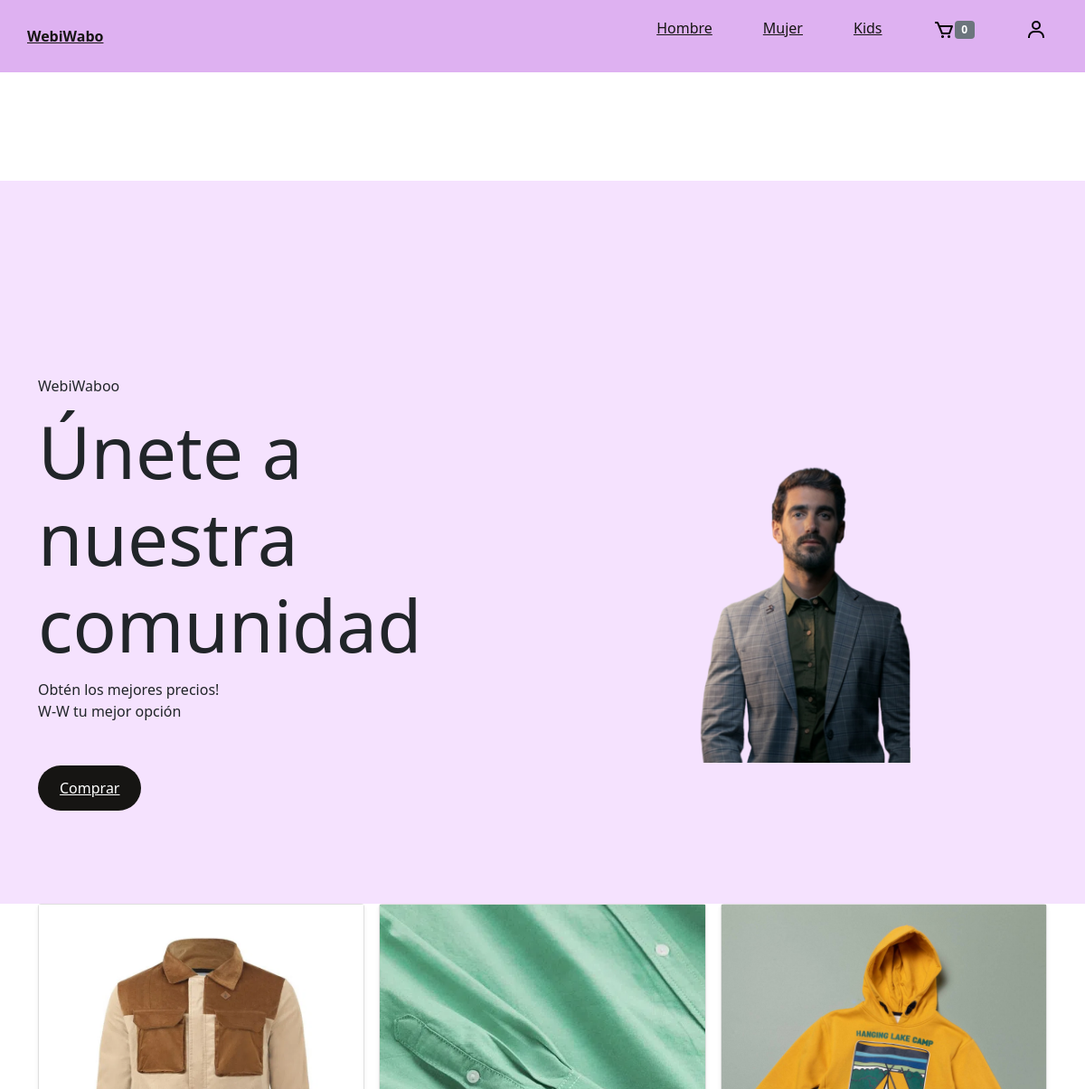
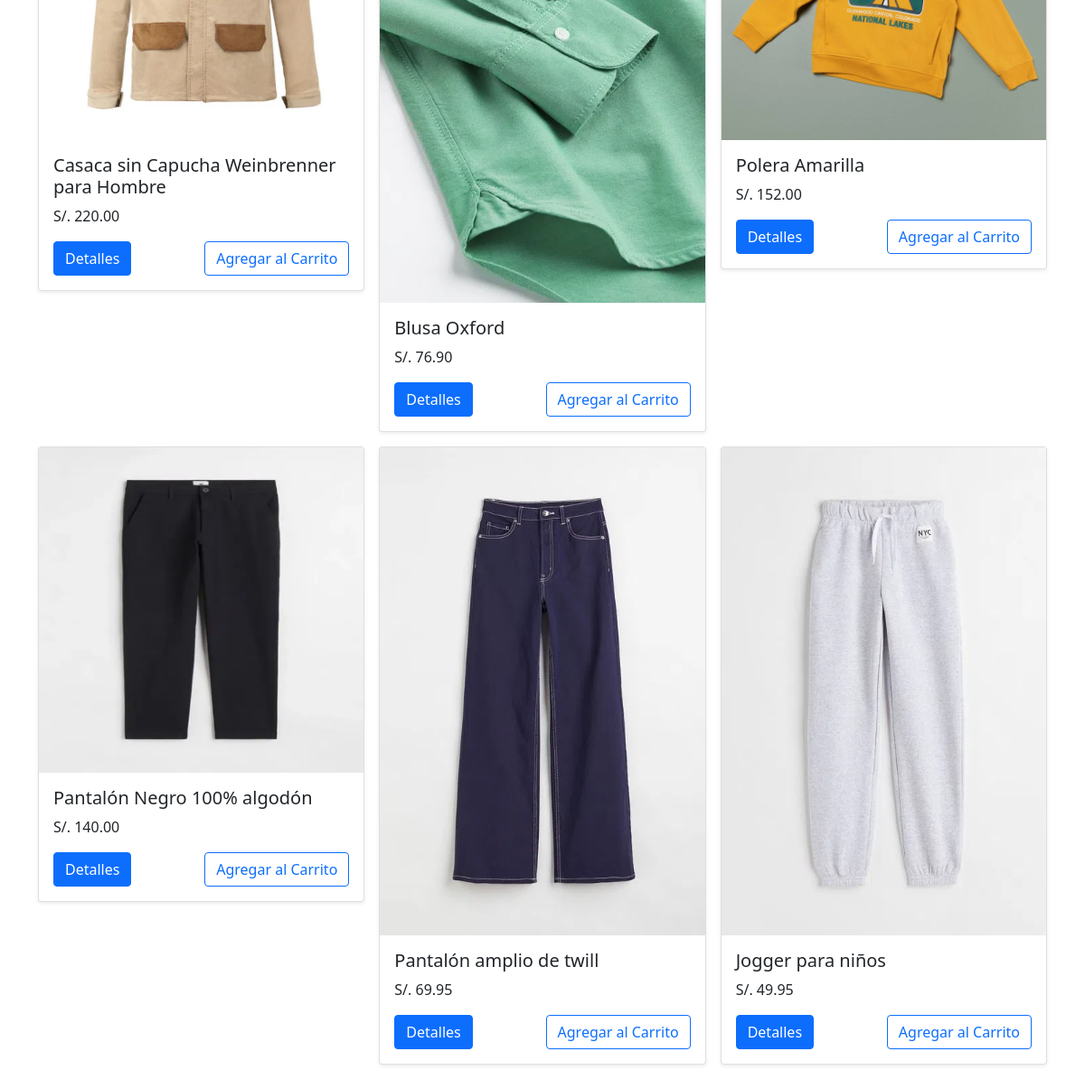
The page / on the database its author committed (2 pictures, top to bottom).
### tables this page shows
CREATE TABLE `productos` (
  `id` int(11) NOT NULL,
  `nombre` varchar(200) NOT NULL,
  `descripcion` text NOT NULL,
  `precio` decimal(10,2) NOT NULL,
  `descuento` tinyint(3) NOT NULL DEFAULT 0,
  `id_categoria` int(11) NOT NULL,
  `activo` int(11) NOT NULL
);

### config/config.php (called while the page is built, shortened)
<?php
$num_cart = 0;
?>

### index.php (the view, shortened to what this page needs)
<?php
require 'config/config.php';
$db = new Database();
$con = $db->conectar();
$sql = $con->prepare("SELECT id, nombre, precio FROM productos WHERE activo = 1");
$sql->execute();
$resultado = $sql->fetchAll(PDO::FETCH_ASSOC);
?>
<!DOCTYPE html>
<html lang="es">
<head>
    <link rel="stylesheet" href="./assets/scss/styles.css">
    <link href="https://cdn.jsdelivr.net/npm/bootstrap@5.1.3/dist/css/bootstrap.min.css" rel="stylesheet"
>
    <link href='https://unpkg.com/boxicons@2.1.4/css/boxicons.min.css' rel='stylesheet'>
</head>
<body>
    <header class="header">
        <nav class="nav container">
            <a href="#" class="nav__logo">WebiWabo</a>
            <div class="nav__menu" id="nav-menu">
                <ul class="nav__list">
                    <li class="nav__item">
                        <a href="#" class="nav__link">Hombre</a>
                    </li>
                    <li class="nav__item">
                        <a href="#" class="nav__link">Mujer</a>
                    </li>
                    <li class="nav__item">
                        <a href="#" class="nav__link">Kids</a>
                    </li>
                    <li class="menu__car">
                        <a href="carrito.php"><img
 /><span
                                id="num_cart" class="badge bg-secondary">
                                <?php echo $num_cart;?>
                            </span> </a>
                    </li>
                    <li class="menu__cart"><a href="#"><img
 /></a>
                    </li>
                </ul>
            </div>
        </nav>
    </header>
    <main class="main">
        <section class="home">
            <div class="home__container container">
                <div class="home__data">
                    <span class="home__subtitle">WebiWaboo</span>
                    <h1 class="home__title">Únete a nuestra comunidad</h1>
                    <p class="home__description">Obtén los mejores precios!<br>
                        W-W tu mejor opción
                    </p>
                    <a href="#" class="home__button">Comprar</a>
                </div>
                <div class="home__img">
                    <img src="./assets/img/Modeloh.png" alt="WebiWabo Image">
                </div>
            </div>
        </section>
    </main>
    <main>
        <div class="container">
            <div class="row row-cols-1 row-cols-sm-2 row-cols-md-3 g-3">
                <?php foreach ($resultado as $row){ ?>
                <div class="col">
                    <div class="card shadow-sm">
                        <?php
        $id = $row['id'];
        $imagen = "assets/productos/" . $id . "/img".$id.".jpg";
        ?>
                        <img src="<?php echo $imagen; ?>">
                        <div class="card-body">
                            <h5 class="card-title">
                                <?php echo $row['nombre']; ?>
                            </h5>
                            <p class="card-text">S/.
                                <?php echo $row['precio']; ?>
                            </p>
                            <div class="d-flex justify-content-between align-items-center">
                                <div class="btn-group">
                                    <a href="details.php?id=<?php echo $row['id'];?>&token=<?php echo  hash_hmac('sha1',$row['id'], KEY_TOKEN);?> "
                                        class="btn btn-primary">Detalles</a>
                                </div>
                                <button class="btn btn-outline-primary" type="button"
                                    onclick="addProducto(<?php echo $row['id']; ?>, '<?php echo  hash_hmac('sha1',$row['id'], KEY_TOKEN);?>')">Agregar
                                    al Carrito</button>
                            </div>
                        </div>
                    </div>
                </div>
                <?php }?>
            </div>
        </div>
    </main>
</body>
</html>

### assets/scss/styles.css (style rules this page uses)
:root { --header-height: 3.5rem; --first-color: hsla(282, 91%, 79%, 0.288); --second-color: hsl(282, 70%, 82%); --text-color: hsl(38, 8%, 8%); --body-font: "Space Grotesk", sans-serif; --biggest-font-size: 2.375rem; --normal-font-size: .938rem; --smaller-font-size: .75rem; }
@media screen and (min-width: 1024px) { :root { --biggest-font-size: 5rem; --normal-font-size: 1rem; --smaller-font-size: .813rem; } }
* { box-sizing: border-box; padding: 0; margin: 0; }
body { font-family: var(--body-font); font-size: var(--normal-font-size); font-weight: 500; color: var(--text-color); }
ul { list-style: none; }
a { text-decoration: none; }
img { max-width: 100%; height: auto; }
.container { max-width: 1024px; margin-left: 1.5rem; margin-right: 1.5rem; }
.main { margin-top:200px; overflow: hidden; }
.header { position: fixed; width: 100%; background-color: var(--second-color); top: 0; left: 0; z-index: 100; }
.nav { height: var(--header-height); display: flex; justify-content: space-between; align-items: center; }
.nav__logo, .nav__toggle { color: var(--text-color); display: inline-flex; }
.nav__logo { font-weight: 700; }
.nav__list { text-align: center; display: flex; flex-direction: column; row-gap: 2rem; }
.nav__link { color: var(--text-color); }
.home { background-color: var(--first-color); padding: 9rem 0 2rem; height: 100vh; display: grid; }
.home__container { display: grid; align-content: center; row-gap: 2.5rem; }
.home__data { text-align: center; }
.home__title { font-size: var(--biggest-font-size); margin: 0.75rem 0; }
.home__button { margin-top: 2rem; display: inline-block; background-color: var(--text-color); color: #fff; padding: 0.8rem 1.5rem; border-radius: 3rem; transition: 0.4s; }
.home__img img { width: 230px; animation: flotar 1.8s infinite alternate; }
.home__img { justify-self: center; }
@media screen and (min-width: 767px) { .nav { height: calc(var(--header-height) + 1.5rem); } }
@media screen and (min-width: 767px) { .nav__list { flex-direction: row; -moz-column-gap: 3.5rem; column-gap: 3.5rem; } }
@media screen and (min-width: 767px) { .home__img img { width: 12vw; } }
@media screen and (min-width: 1024px) { .home__container { grid-template-columns: repeat(2, 1fr); align-items: center; -moz-column-gap: 2rem; column-gap: 2rem; } }
@media screen and (min-width: 1024px) { .home__data { text-align: initial; } }
@media screen and (min-width: 1024px) { .home__img img { width: 20vw; } }
@media screen and (min-width: 1048px) { .container { margin-left: auto; margin-right: auto; } }

### rows shown on the page
productos: shows a picture, nombre "Casaca sin Capucha Weinbrenner para Hombre", precio "220.00"
productos: shows a picture, nombre "Blusa Oxford", precio "76.90"
productos: shows a picture, nombre "Polera Amarilla", precio "152.00"
productos: shows a picture, nombre "Pantalón Negro 100% algodón", precio "140.00"
productos: shows a picture, nombre "Pantalón amplio de twill", precio "69.95"
productos: shows a picture, nombre "Jogger para niños", precio "49.95"

### other values the page prints
$num_cart "0"
